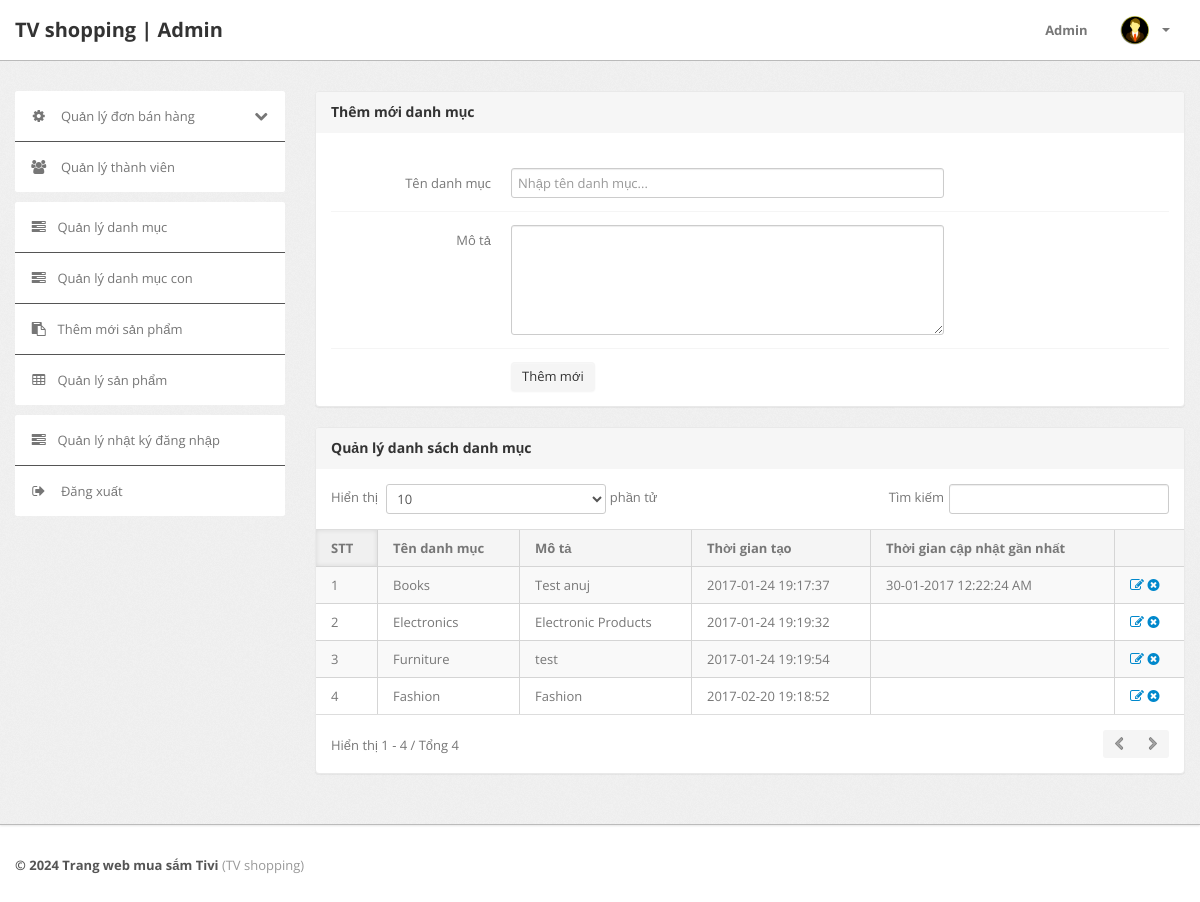
/admin/category.php (signed in), run on an earlier commit of the app's database.
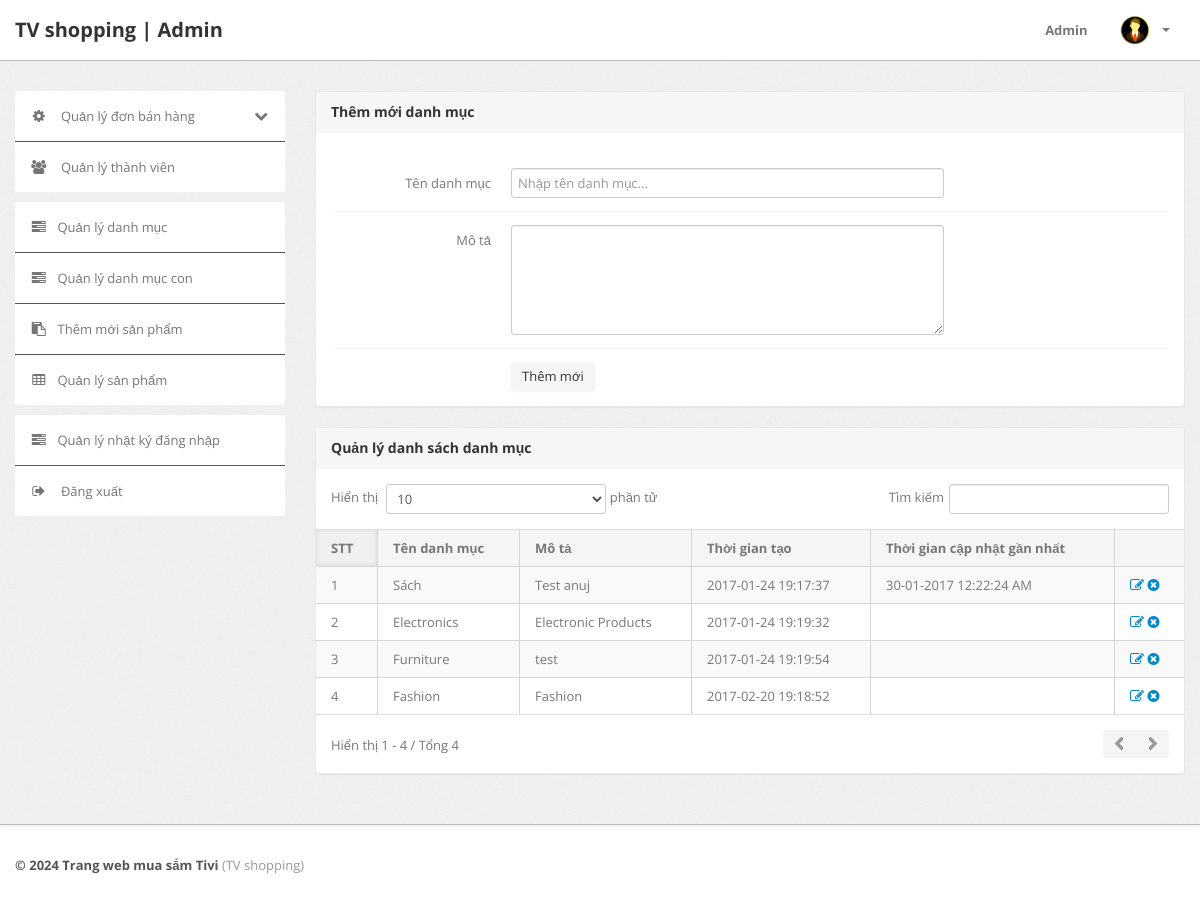
And on a later commit of the database.
### tables this page shows
CREATE TABLE `category` (
  `id` int(11) NOT NULL,
  `categoryName` varchar(255) DEFAULT NULL,
  `categoryDescription` longtext DEFAULT NULL,
  `creationDate` timestamp NOT NULL DEFAULT current_timestamp(),
  `updationDate` varchar(255) DEFAULT NULL
);

### admin/category.php (the view, shortened to what this page needs)
<?php
include ('include/config.php');
if (strlen($_SESSION['alogin']) == 0) {
	header('location:index.php');
} else {
	?>
	<!DOCTYPE html>
	<html lang="en">
	<head>
		<link type="text/css" href="bootstrap/css/bootstrap.min.css" rel="stylesheet">
		<link type="text/css" href="bootstrap/css/bootstrap-responsive.min.css" rel="stylesheet">
		<link type="text/css" href="css/theme.css" rel="stylesheet">
		<link type="text/css" href="images/icons/css/font-awesome.css" rel="stylesheet">
	</head>
	<body>
		<?php include ('include/header.php'); ?>
		<div class="wrapper">
			<div class="container">
				<div class="row">
					<?php include ('include/sidebar.php'); ?>
					<div class="span9">
						<div class="content">
							<div class="module">
								<div class="module-head">
									<h3>Thêm mới danh mục</h3>
								</div>
								<div class="module-body">
									<br />
									<form class="form-horizontal row-fluid" name="Category" method="post">
										<div class="control-group">
											<label class="control-label" for="basicinput">Tên danh mục</label>
											<div class="controls">
												<input type="text" placeholder="Nhập tên danh mục..." name="category"
													class="span8 tip" required>
											</div>
										</div>
										<div class="control-group">
											<label class="control-label" for="basicinput">Mô tả</label>
											<div class="controls">
												<textarea class="span8" name="description" rows="5"></textarea>
											</div>
										</div>
										<div class="control-group">
											<div class="controls">
												<button type="submit" name="submit" class="btn">Thêm mới</button>
											</div>
										</div>
									</form>
								</div>
							</div>
							<div class="module">
								<div class="module-head">
									<h3>Quản lý danh sách danh mục</h3>
								</div>
								<div class="module-body table">
									<table cellpadding="0" cellspacing="0" border="0"
										class="datatable-1 table table-bordered table-striped	 display" width="100%">
										<thead>
											<tr>
												<th>STT</th>
												<th>Tên danh mục</th>
												<th>Mô tả</th>
												<th>Thời gian tạo</th>
												<th>Thời gian cập nhật gần nhất</th>
												<th></th>
											</tr>
										</thead>
										<tbody>
											<?php $query = mysqli_query($con, "select * from category");
											$cnt = 1;
											while ($row = mysqli_fetch_array($query)) {
												?>
												<tr>
													<td><?php echo htmlentities($cnt); ?></td>
													<td><?php echo htmlentities($row['categoryName']); ?></td>
													<td><?php echo htmlentities($row['categoryDescription']); ?></td>
													<td> <?php echo htmlentities($row['creationDate']); ?></td>
													<td><?php echo htmlentities($row['updationDate']); ?></td>
													<td>
														<a href="edit-category.php?id=<?php echo $row['id'] ?>"><i
																class="icon-edit"></i></a>
														<a href="category.php?id=<?php echo $row['id'] ?>&del=delete"
															onClick="return confirm('Are you sure you want to delete?')"><i
																class="icon-remove-sign"></i></a>
													</td>
												</tr>
												<?php $cnt = $cnt + 1;
											} ?>
									</table>
								</div>
							</div>
						</div>
					</div>
				</div>
			</div>
		</div>
		<?php include ('include/footer.php'); ?>
	</body>
<?php } ?>

What changed in the data, as far as the page shows it:
changed category "Test anuj": categoryName "Books" → "Sách"
